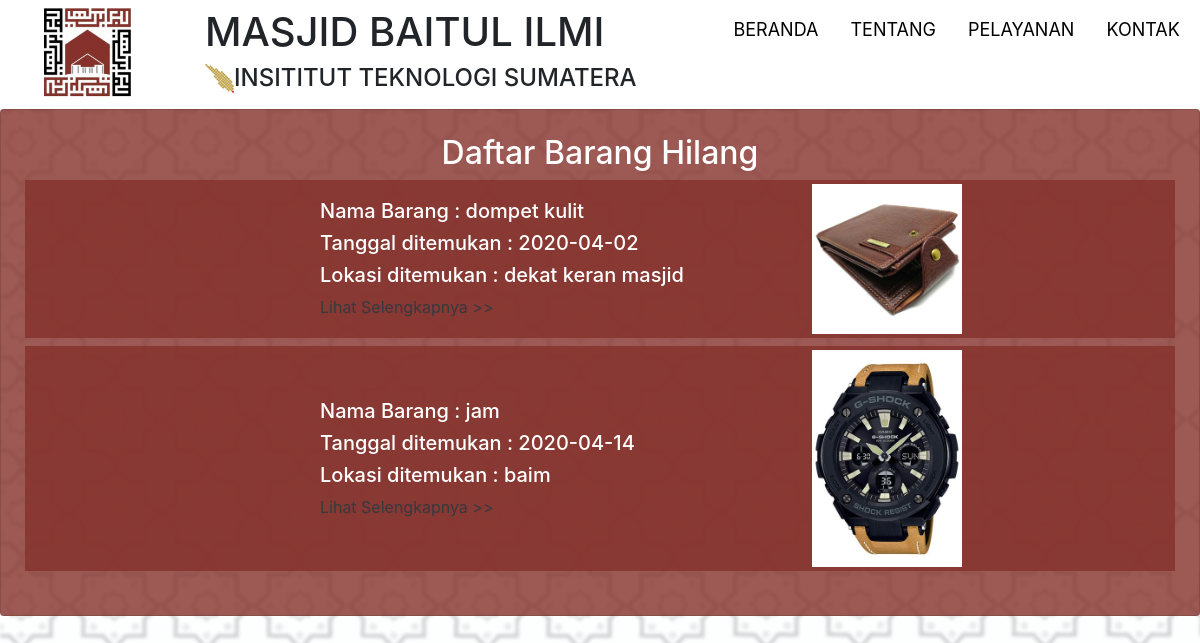
Page /index.php/info_barang_hilang on the earlier database version.
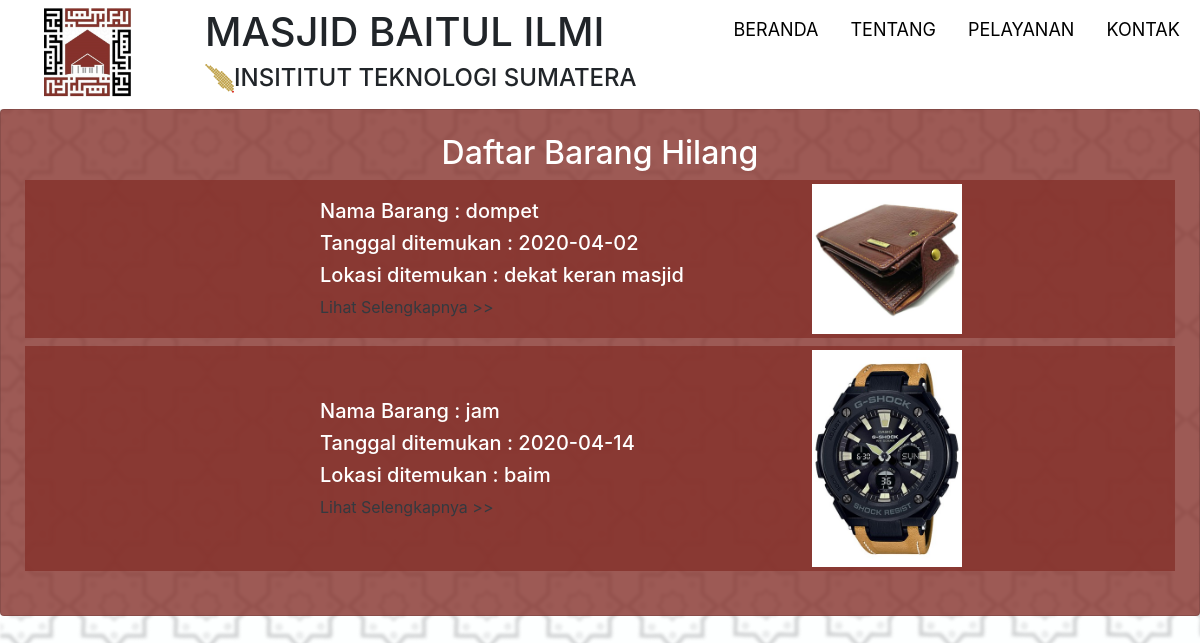
Same page on the later database version.
### tables this page shows
CREATE TABLE `barangtemu` (
  `id_barangtemu` int(11) NOT NULL,
  `nama_barangtemu` varchar(50) NOT NULL,
  `tanggal_barangtemu` date NOT NULL,
  `foto_barangtemu` varchar(50) NOT NULL,
  `lokasi_barangtemu` varchar(200) NOT NULL,
  `keterangan_barangtemu` text DEFAULT NULL
);

### application/controllers/Info_barang_hilang.php (called while the page is built, shortened)
<?php
class Info_barang_hilang extends CI_Controller {
  public function index(){
  $data['barang'] = $this->db->get('barangtemu')->result_array();
	$this->load->view('template_user/header');
	$this->load->view('user/daftar_barang_hilang',$data);
	$this->load->view('template_user/footer');
  }
}

### index.php (called while the page is built, shortened)
<?php
require_once BASEPATH.'core/CodeIgniter.php';

### application/views/user/daftar_barang_hilang.php (the view)
<div class="card p-4">
  <div class="card-title text-center text-white">
    <h2>Daftar Barang Hilang</h2>
    <div class="overflow-auto">
    <?php foreach($barang as $row): ?>
      <div class="row mb-2" style="background-color: rgba(133, 49, 43, 0.8);">
        <div class="col-3"></div>
        <div class="col-5 text-left my-auto">
          <h5>Nama Barang : <?= $row['nama_barangtemu']; ?></h5>
          <h5>Tanggal ditemukan : <?= $row['tanggal_barangtemu']; ?></h5>
          <h5>Lokasi ditemukan : <?= $row['lokasi_barangtemu']; ?></h5>
          <a href="<?= base_url('Detail_barang_hilang/index/'.$row['id_barangtemu']); ?>" class="text-dark">Lihat Selengkapnya >></a>
        </div>
        <div class="col-4 text-left">
          <img src="<?= base_url('assets/images/BarangHilang/'.$row['foto_barangtemu']); ?>" class="img-fluid mt-1 mb-1" width="150" alt="">
        </div>
      </div>
    <?php endforeach; ?>
    </div>
  </div>
</div>

Differences in the rows shown:
changed barangtemu "dekat keran masjid": nama_barangtemu "dompet kulit" → "dompet"
